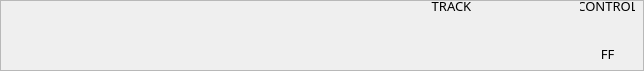
      <widget class="QFrame" name="frame_3">
       <property name="frameShape">
        <enum>QFrame::StyledPanel</enum>
       </property>
       <property name="frameShadow">
        <enum>QFrame::Raised</enum>
       </property>
       <widget class="QLabel" name="label_22">
        <property name="geometry">
         <rect>
          <x>426</x>
          <y>-2</y>
          <width>51</width>
          <height>16</height>
         </rect>
        </property>
        <property name="font">
         <font>
          <family>Bahnschrift</family>
          <pointsize>10</pointsize>
         </font>
        </property>
        <property name="text">
         <string>TRACK</string>
        </property>
        <property name="alignment">
         <set>Qt::AlignCenter</set>
        </property>
       </widget>
       <widget class="QLabel" name="label_23">
        <property name="geometry">
         <rect>
          <x>580</x>
          <y>-2</y>
          <width>55</width>
          <height>16</height>
         </rect>
        </property>
        <property name="font">
         <font>
          <family>Bahnschrift</family>
          <pointsize>10</pointsize>
         </font>
        </property>
        <property name="text">
         <string>CONTROL</string>
        </property>
        <property name="alignment">
         <set>Qt::AlignCenter</set>
        </property>
       </widget>
       <widget class="QLabel" name="label_24">
        <property name="geometry">
         <rect>
          <x>580</x>
          <y>46</y>
          <width>55</width>
          <height>16</height>
         </rect>
        </property>
        <property name="font">
         <font>
          <family>Bahnschrift</family>
          <pointsize>10</pointsize>
         </font>
        </property>
        <property name="text">
         <string>FF</string>
        </property>
        <property name="alignment">
         <set>Qt::AlignCenter</set>
        </property>
       </widget>
      </widget>
